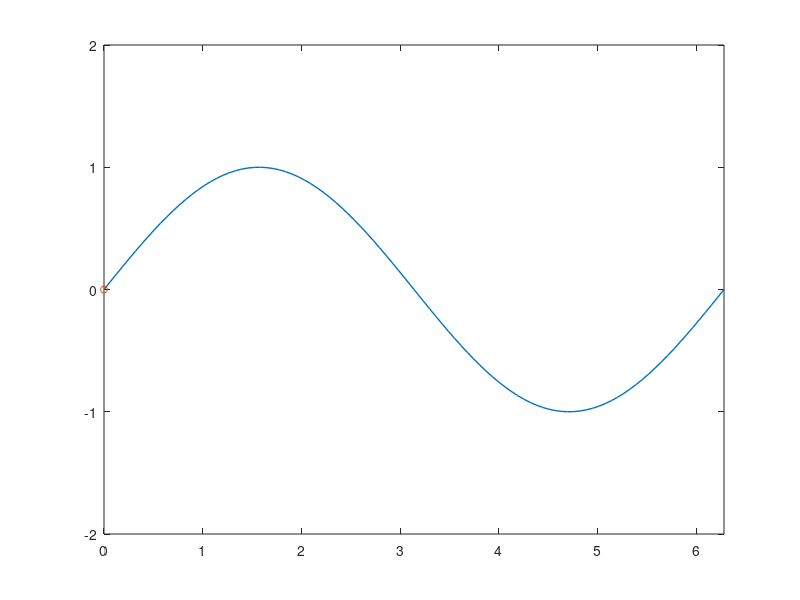

Write MATLAB code to recreate this figure. (Note: this script raises an error after producing the figure.)
N = 100;
x = linspace(0,2*pi,N);
y = sin(x);

%% Initialization

% set up first frame
figure('Color', 'white');

% plot the 'background'
plot(x, y, 'LineWidth', 1);

% set up the markers that move
h = line(x(1),y(1),'Marker', 'o', 'MarkerSize', 5);

% set up axes size
xlim([0 2*pi]);
ylim([-2 2]);

% get figure size
pos = get(gcf, 'Position');
width = pos(3); height = pos(4);

% preallocate data (for storing frame data)
mov = zeros(height, width, 1, length(N), 'uint8');


%% Method 1: update XData and YData
for i = 1:N
	set(h, 'XData', x(i));
	set(h, 'YData', y(i));
	drawnow update
	
	% get frame as an image
    f = getframe(gcf);
    
    % create a colormap for the first frame. For the rest of the frames,
    % use the same colormap
    if i == 1
        [mov(:,:,1,i), map] = rgb2ind(f.cdata, 256, 'nodither');
    else
        mov(:,:,1,i) = rgb2ind(f.cdata, map, 'nodither');
    end
end

% Create animated GIF
imwrite(mov, map, 'animation.gif', 'DelayTime', 1/60, 'LoopCount', inf);

%%
% *Animated GIF*
%
% <<../animation.gif>>
